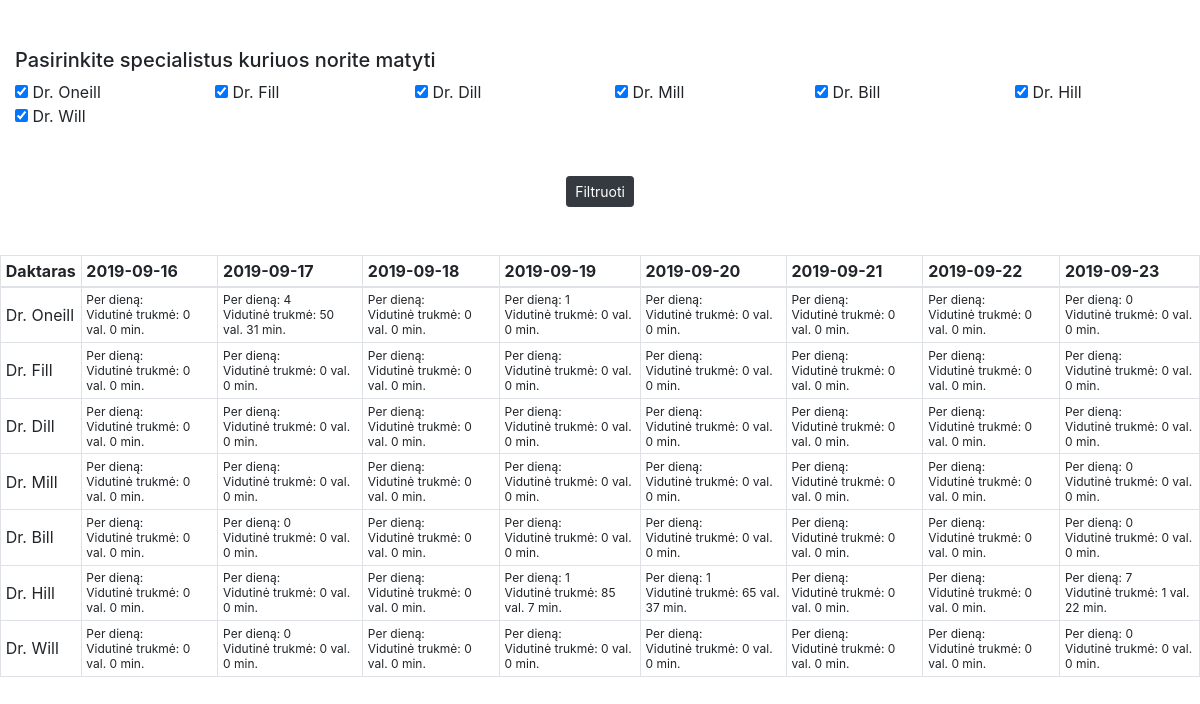
The app's page /stats.php with its own data.
### tables this page shows
CREATE TABLE `specialist` (
  `id` int(11) NOT NULL,
  `name` varchar(255) NOT NULL,
  `login_id` int(11) NOT NULL
);

### Specialist.php (called while the page is built, shortened)
<?php
class Specialist
{
    protected $conn;
    public function __construct($conn)
    {
        $this->conn = $conn;
    }
    public function getSpecialistList()
    {
        $stmt = $this->conn->prepare('SELECT id, name FROM specialist');
        $stmt->execute();
        return $stmt->fetchAll();
    }
}

### Registration.php (called while the page is built, shortened)
<?php
class Registration
{
    protected $conn;
    public function __construct($conn)
    {
        $this->conn = $conn;
    }
    public function timestampToHoursAndMinutes($timestamp)
    {
        $hours = floor($timestamp / 3600);
        $minutes = round(($timestamp % 3600) / 60);
        return array('minutes' => $minutes, 'hours' => $hours);
    }
    public function getAverageTimeAndCountBySpecialistPerDay($specId, $day)
    {
        $stmt = $this->conn->prepare('
             select count(c.time_taken) as count, avg(c.time_taken) as average from registration r
             left join completion_time c on c.registration_id = r.id
             where cast(r.registered_at as date) = :day and r.specialist_id = :specId group by r.specialist_id
        ');
        $data = [
            'day' => $day,
            'specId' => $specId
        ];
        $stmt->execute($data);
        return $stmt->fetch();
    }
}

### stats.php (the view, shortened to what this page needs)
<?php
require_once('Database.php');
require_once('Registration.php');
require_once('Specialist.php');
$conn = Database::getConnection();
$reg = new Registration($conn);
$spec = new Specialist($conn);
$specList = $spec->getSpecialistList();
$weekAgo = new DateTime('7 days ago');
$interval = new DateInterval('P1D');
$period = new DatePeriod($weekAgo, $interval, 7);
?>
<link href="https://stackpath.bootstrapcdn.com/bootstrap/4.3.1/css/bootstrap.min.css" rel="stylesheet"
>
<div class="container-fluid">
    <div class="row pt-5">
        <div class="col-md-12"> <h5> Pasirinkite specialistus kuriuos norite matyti </h5> </div>
            <?php
                foreach($specList as $specialist){
                    echo '
                        <div class="col-md-2">
                            <input type="checkbox" name="spec-list" value="'.$specialist['id'].'" checked> '.$specialist['name'].'
                        </div>
                    ';
                }
            ?>
    </div>
    <div class="row justify-content-center pt-5">
        <button type="button" class="btn btn-sm btn-dark" id="filter-btn"> Filtruoti </button>
    </div>
    <div class="row pt-5">
        <table class="table table-sm table-bordered">
            <thead>
            <tr>
                <th> Daktaras</th>
                <?php
                foreach ($period as $date) {
                    echo '<th>' . $date->format('Y-m-d') . '</th>';
                }
                ?>
            </tr>
            </thead>
            <tbody>
            <?php
            foreach ($specList as $specialist) {
                echo '<tr id="'.$specialist['id'].'">
                        <td class="align-middle"> ' . $specialist['name'] . '</td>
                    ';
                foreach ($period as $date) {
                    $times = $reg->getAverageTimeAndCountBySpecialistPerDay($specialist['id'], $date->format('Y-m-d'));
                    $hoursAndMinutes = $reg->timestampToHoursAndMinutes($times['average']);
                    echo '
                        <td style="font-size:12px">
                            Per dieną: ' . $times['count'] . ' <br>
                            Vidutinė trukmė: ' . $hoursAndMinutes['hours'] . ' val. ' . $hoursAndMinutes['minutes'] . ' min.
                        </td>';
                }
                echo '</tr>';
            }
            ?>
            </tbody>
        </table>
    </div>
</div>

### records on screen
specialist: name "Dr. Oneill", hours "0", minutes "0", count "4", hours "50", minutes "31", count "1", count "0"
specialist: name "Dr. Fill", hours "0", minutes "0"
specialist: name "Dr. Dill", hours "0", minutes "0"
specialist: name "Dr. Mill", hours "0", minutes "0", count "0"
specialist: name "Dr. Bill", hours "0", minutes "0", count "0"
specialist: name "Dr. Hill", hours "0", minutes "0", count "1", hours "85", minutes "7", hours "65", minutes "37", count "7", hours "1", minutes "22"
specialist: name "Dr. Will", hours "0", minutes "0", count "0"

### other values on screen
$date->format('Y-m-d') "2019-09-16"
$date->format('Y-m-d') "2019-09-17"
$date->format('Y-m-d') "2019-09-18"
$date->format('Y-m-d') "2019-09-19"
$date->format('Y-m-d') "2019-09-20"
$date->format('Y-m-d') "2019-09-21"
$date->format('Y-m-d') "2019-09-22"
$date->format('Y-m-d') "2019-09-23"
